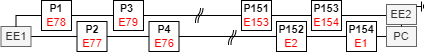
#> input picture documentation/1_phys_pos.png, 425 x 52 px
$ jupyter execute --allow-errors RB_FPA_FFT.ipynb
#> lines starting #> are read from the running program, lines starting #| are printed output that depends on the picture
# Import libraries

[cell 1]
import sys

sys.path.insert(0,'..')
#!pip install openpyxl

[cell 2]
import os
import matplotlib.pyplot as plt
import matplotlib as mpl
from matplotlib import colors
import numpy as np

from src.utils.dataset_utils import *
#> (the rest of this cell did not finish here and is left out)

# Define Paths

[cell 3]
file_path  = Path('/eos/project/m/ml-for-alarm-system/private/RB_signals')
data_path = file_path / 'backup/20220707_data'
simulation_path = file_path / 'backup/20220707_simulation'

# Read the (clean) MP3 file

#> (a cell that did not finish here is left out)

# Read metadata

[cell 5]
metadata_path = Path("../data/RB_metadata.csv")
#> (the rest of this cell did not finish here and is left out)

#> (a cell that did not finish here is left out)

# FFT Analysis

[cell 7]
from scipy.fft import fft, fftfreq
from matplotlib import colors

# [57 lines left out: functions get_fft_amplitude, get_fft_amplitude_nohanning, get_fft_phase, plot_circuit_frequencies_phys_pos, plot_circuit_frequencies, not called in this run]

[cell 8]
dataset_path_1EE = Path("/eos/project/m/ml-for-alarm-system/private/RB_signals/backup/20220707_prim_ee_plateau_dataset")
dataset_path_2EE = Path("/eos/project/m/ml-for-alarm-system/private/RB_signals/backup/20220707_RBFPAPrimQuenchEEPlateau2")

#> (the rest of this cell did not finish here and is left out)

# Sanity Check

[cell 9]
fpa_identifier = "RB_RB.A56_1622437994680000000"
fig, ax = plt.subplots(1,3,figsize=(20,5))
ax[0].set_title(f'U_Diode PM 1st EE plateau \n {fpa_identifier} ')
#> (the rest of this cell did not finish here and is left out)

[cell 10]
fig, ax = plt.subplots(1,3,figsize=(20,5))

#> (the rest of this cell did not finish here and is left out)

#> (a cell that did not finish here is left out)

[cell 12]
fig, ax = plt.subplots()
#> (the rest of this cell did not finish here and is left out)

# Manually analyze fast secondary quenches

#> (a cell that did not finish here is left out)

[cell 14]
plot_dataset_path = Path("/eos/project/m/ml-for-alarm-system/private/RB_signals/FFT_analysis")

img_phys_pos1 = plt.imread('../documentation/1_phys_pos.png')
#> img_phys_pos1 is the input picture: shape (52, 425, 4) float32; mean R, G, B, A 0.896, 0.879, 0.879, 1
img_phys_pos2 = plt.imread('../documentation/2_phys_pos.png')
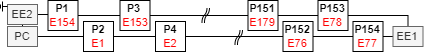
#> input picture documentation/2_phys_pos.png, 424 x 52 px
#> img_phys_pos2 is the input picture: shape (52, 424, 4) float32; mean R, G, B, A 0.896, 0.878, 0.878, 1
img_el_pos1 = plt.imread('../documentation/1_el_pos.png')
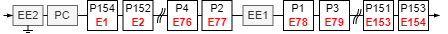
#> input picture documentation/1_el_pos.png, 448 x 34 px
#> img_el_pos1 is the input picture: shape (34, 448, 4) float32; mean R, G, B, A 0.878, 0.849, 0.849, 1
img_el_pos2 = plt.imread('../documentation/2_el_pos.png')
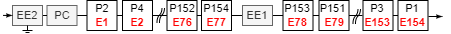
#> input picture documentation/2_el_pos.png, 451 x 34 px
#> img_el_pos2 is the input picture: shape (34, 451, 4) float32; mean R, G, B, A 0.879, 0.85, 0.85, 1

#> (the rest of this cell did not finish here and is left out)
